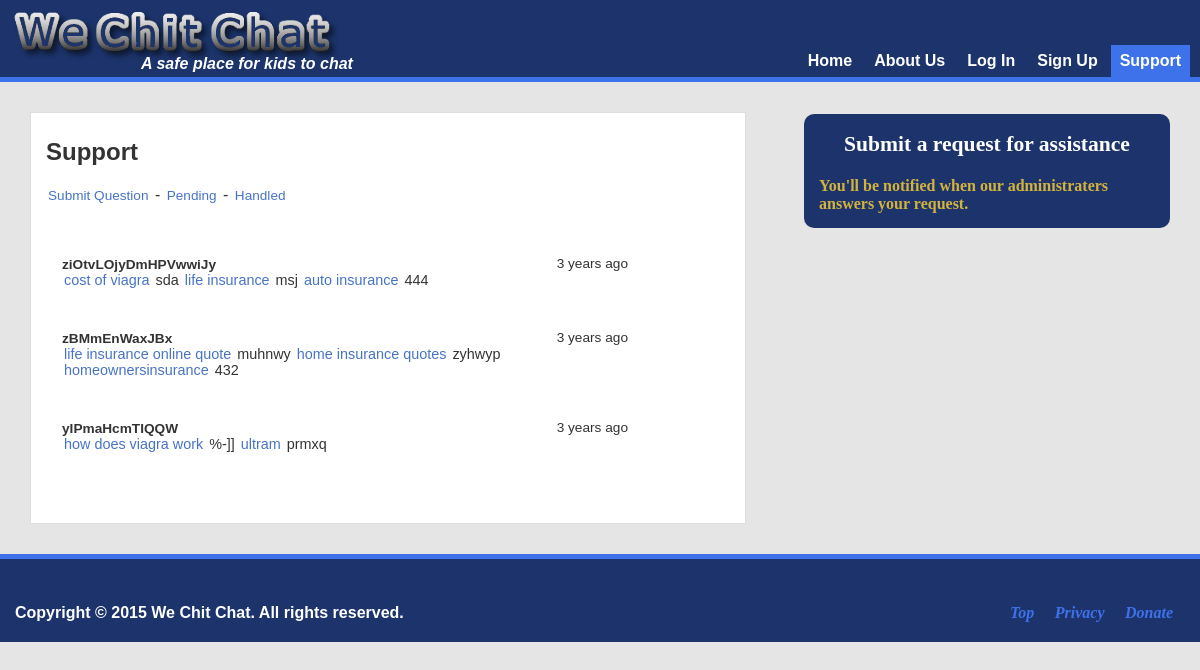
Screenshot of /support.php?pending=true with the database file from the repository.
### tables this page shows
CREATE TABLE IF NOT EXISTS `errors` (
  `id` int(11) NOT NULL,
  `subject` varchar(250) NOT NULL,
  `description` text NOT NULL,
  `ip` varchar(100) NOT NULL,
  `status` varchar(100) NOT NULL,
  `user` varchar(100) NOT NULL,
  `date` varchar(150) NOT NULL
);

### support.php (the view, shortened to what this page needs)
<?php
include('Includes/header.php');
$errors = '';
?>
<ul id="jsddm">
<li id="on"><a href="support.php" class="norm" title="Report an Error">Support</a></li>
<li><a href="signup.php" class="norm" title="Sign Up!">Sign Up</a></li>
<li><a href="login.php" class="norm" title="Log In">Log In</a></li>
<li><a href="aboutus.php" class="norm" title="About us">About Us</a></li>
<?php
if(isset($_COOKIE['user'])){
?>
<li><a href="#" class="iit">Account</a>
<ul id="drop_men">
<li><a href="index.php">Overview</a></li>
<li><a href="editprofile.php">Edit Profile</a></li>
<li><a href="people.php">People</a></li>
<li><a href="friends.php">Friends</a></li>
<li><a href="logout.php" class="bott">Logout</a></li>
</ul>
<?php
} else {
?>
<li><a href="index.php" class="norm" title="Home Page">Home</a>
<?php
}
?>
</li>
</ul>
</div>
<div id="SideBarR1">
<h3>Submit a request for assistance</h3>
You'll be notified when our administraters answers your request.
</div>
<div id="Content">
<h2>Support</h2>
<?php
if(isset($_COOKIE['user'])){
if(!(empty($errors))){
?>
<div id="errors">
<?php echo $errors; ?>
</div>
<?php
}
if(!(empty($gmess))){
?>
<div id="gmess">
<?php echo $gmess; ?>
</div>
<?php
}
?>
<span id="red">Required*</span>
<br />
<br />
<form action="support.php?send2=true" method="post">
<label id="form_down">Subject<span id="red">*</span></label><br />
<input type="hidden" name="user" value="<?php echo $_COOKIE['user']; ?>" />
<input type="text" value="<?php if(isset($_POST['subject'])){ echo $_POST['description']; } ?>" name="subject" size="45" />
<br />
<br />
<label id="form_down">Description<span id="red">*</span></label><br />
<textarea name="description" cols="55" rows="8"><?php if(isset($_POST['description'])){ echo $_POST['description']; } ?></textarea>
<br />
<input type="submit" value="submit" id="esubmit31" />
</form>
</div>
<?php
} else {
?>
<a href="support.php" class="support">Submit Question</a> - <a href="support.php?pending=true" class="support">Pending</a> - <a href="support.php?handled=true" class="support">Handled</a>
<br />
<?php
if(isset($_GET['pending'])){
if($_GET['pending'] == 'true'){
echo '<br />';
if (getenv('HTTP_CLIENT_IP')) {
$ip = getenv('HTTP_CLIENT_IP');
}
elseif (getenv('HTTP_X_FORWARDED_FOR')) {
$ip = getenv('HTTP_X_FORWARDED_FOR');
}
elseif (getenv('HTTP_X_FORWARDED')) {
$ip = getenv('HTTP_X_FORWARDED');
}
elseif (getenv('HTTP_FORWARDED_FOR')) {
$ip = getenv('HTTP_FORWARDED_FOR');
}
elseif (getenv('HTTP_FORWARDED')) {
$ip = getenv('HTTP_FORWARDED');
}
else {
$ip = $_SERVER['REMOTE_ADDR'];
}
$query = "SELECT * FROM errors WHERE ip = '$ip' AND status = 'pending' ORDER BY date DESC";
$result = mysql_query($query);
while($row = mysql_fetch_array($result)){
$subject = $row['subject'];
$description = $row['description'];
$date = $row['date'];
?>
<ul id="support_show">
<li>
<div id="laston5">
<?php echo returnMess($date); ?>
</div>
<div id="about_people2">
<span id="support_spc">
<?php echo $subject; ?>
</span>
<br />
<?php echo $description; ?>
</div>
</li>
</ul>
<?php
}
}
}
}
?>
</div>
<?php
include('Includes/footer.php');
?>

### Includes/header.php (shortened to what this page needs)
<?php
function returnMess($querydate){
$minusdate = date('ymdHi') - $querydate;
    switch ($minusdate) {
        case ($minusdate > 100000000):
                $flr = floor($minusdate * .00000001);
                if($flr == 1){
						$date_string = '1 year ago.';
                }
                else{
						$date_string = ''.$flr.' years ago';
                }
        }
    return $date_string;
}
?>
<!DOCTYPE html PUBLIC "-//W3C//DTD XHTML 1.0 Strict//EN"
"http://www.w3.org/TR/xhtml1/DTD/xhtml1-strict.dtd">
<html xmlns="http://www.w3.org/1999/xhtml" xml:lang="en" lang="en">
<head>
<link rel="stylesheet" type="text/css" href="MainStyle.css"  media="screen" />
<link rel="stylesheet" href="css/lightbox.css" type="text/css" media="screen" />
</head>
<body>
<div id="Header">
<a name="top"><a href="http://wechitchat.com/"><img src="Images/banner.png" alt="" /></a></a>
<span id="hslog">A safe place for kids to chat</span>

### Includes/footer.php
<div id="Footer">
Copyright &copy; <?php echo date('Y'); ?> We Chit Chat. All rights reserved.
<div id="Flinks">
<ul>
<li><a href="#top">Top</a></li>
<li><a href="privacy.php"<?php if(isset($footer)){ if($footer == 'privacy'){ ?> class="selp" <?php } } ?>>Privacy</a></li>
<li><a href="donate.php"<?php if(isset($footer)){ if($footer == 'donate'){ ?> class="selp" <?php } } ?>>Donate</a></li>
</ul>
</div>
</div>
</body>
</html>

### MainStyle.css (style rules this page uses)
body { margin: 0px; padding: 0px; max-width: 1800px; min-width: 979px; font:normal 10pt/normal; background-color: #E5E5E5; overflow: none; }
img { border: none; }
#Header { background-color: #1C346B; border-bottom: 5px solid #3D72EB; }
#Header img { margin-left: 7px; margin-top: 1px; margin-bottom: -2px; z-index: 99; }
#hslog { position: relative; right: 205px; top: 5px; font: bold 100%'trebuchet ms',helvetica,sans-serif; font-style: italic; font-weight: bold; color: white; }
#jsddm { margin-top: -23px; margin-bottom: 0px; overflow: hidden; margin-right: 10px; }
#jsddm li { float: none; list-style: none; }
#jsddm li a { margin-left: 4px; float: right; display: inline; padding: 7px; padding-top: 7px; padding-left: 9px; padding-right: 9px; text-decoration: none; color: white; font-family: cursive; font: bold 100%'trebuchet ms',helvetica,sans-serif; }
#jsddm #on a { background-color: #3D72EB; -moz-border-radius-topleft: 10px; -moz-border-radius-topright: 10px; border-radius-topleft: 10px; border-radius-topright: 10px; }
#SideBarR1, #SideBarR2 { width: 28%; float: right; word-wrap: break-word; padding: 15px; -moz-border-radius: 10px; border-radius: 10px; background-color: #1C346B; margin: 32px 30px 5px 25px; font-weight: bold; color: #D4B33C; }
#SideBarR1 h3, #SideBarR2 h3 { color: white; font-size: 135%; text-align: center; margin-top: 3px; margin-bottom: 20px; }
#Content { word-wrap: break-word; width: 57%; float: left; padding: 5px 15px 25px 15px; font: 100%'trebuchet ms',helvetica,sans-serif; margin-bottom: 40px; min-height: 380px; margin: 30px; margin-right: 0px; background-color: white; border: 1px solid #DDDDDD; color: #333333; }
#Content a { color: #4773C9; padding: 2px; }
#Content a.support { color: #4773C9; padding: 2px; text-decoration: none; font-size: 85%; }
#Content:first-letter { text-transform: capitalize; }
#Footer { font: bold 100%'trebuchet ms',helvetica,sans-serif; font-weight: bold; color: white; clear: both; padding: 25px; padding-top: 45px; padding-bottom: 20px; padding-left: 15px; background-color: #1C346B; border-top: 5px solid #3D72EB; }
#Footer #Flinks { float: right; }
#Footer #Flinks ul { list-style-type:none; margin:0; padding:0; }
#Footer #Flinks li { display: inline; }
#Footer #Flinks ul a { display: inline; padding: 2px; text-decoration: none; color: #3D72EB; font-family: cursive; font:bold italic 100% Georgia, serif; font-weight: bold; margin-bottom: 55px; margin-left: 12px; }
#support_show li { display: block; margin-bottom: 0px; padding-top: 7px; padding-bottom: 7px; padding-right: 5px; padding-left: 5px; width: 91%; border: 1px solid white; margin-left: -40px; font-size: 90%; }
#support_show a { color: #4773C9; padding: 2px; text-decoration: none; }
#about_people2 { word-wrap: break-word; margin-left: 10px; width: 90%; margin-top: 10px; font: 100%'trebuchet ms',helvetica,sans-serif; width: 75%; }
#laston5 { margin-top: 10px; float: right; margin-right: 10px; font: 95%'trebuchet ms',helvetica,sans-serif; }
#support_spc { font: bold 95%'trebuchet ms',helvetica,sans-serif; }

### rows the page displays
errors: date "3 years ago", subject "ziOtvLOjyDmHPVwwiJy", description "cost of viagra sda life insurance msj auto insurance 444"
errors: date "3 years ago", subject "zBMmEnWaxJBx", description "life insurance online quote muhnwy home insurance quotes zyhwyp homeownersinsurance 432"
errors: date "3 years ago", subject "yIPmaHcmTIQQW", description "how does viagra work %-]] ultram prmxq"
